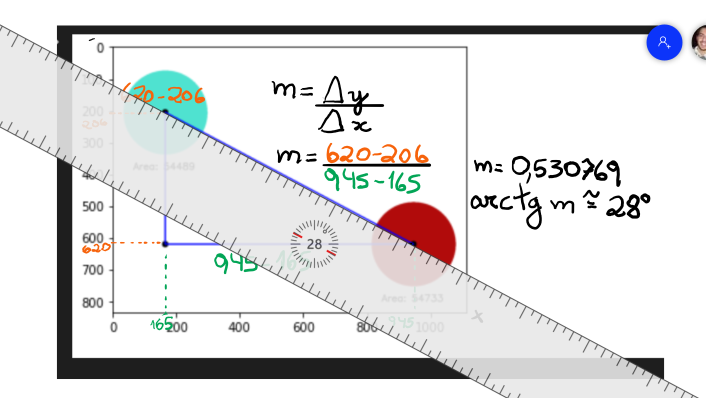
#> input picture arctgComRegua.png, 1411 x 796 px, given in place of the camera (shown at 1/2 size)
$ python mainWebcam.py
#> lines starting #> are read from the running program, lines starting #| are printed output that depends on the picture; after the words box and inside, x2 and y2 are one past the last pixel; in counts of white or black regions, pixels touching at a corner belong together
### functionsWebcam.py
#!/usr/bin/python
# -*- coding: utf-8 -*-

# Programa simples com camera webcam e opencv

import cv2
import os,sys, os.path
import numpy as np
from matplotlib import pyplot as plt
import math


def filtro_de_cor(img_bgr, low_hsv, high_hsv):
    img = cv2.cvtColor(img_bgr,cv2.COLOR_BGR2HSV)
    mask = cv2.inRange(img, low_hsv, high_hsv)
    return mask

def set_img (imgHSV):
    imgRGB = cv2.cvtColor(imgHSV, cv2.COLOR_GRAY2RGB)
    imgContornos = imgRGB.copy()
    # contornos, _ = cv2.findContours(imgHSV, cv2.RETR_TREE, cv2.CHAIN_APPROX_SIMPLE)
    return (imgContornos)


def desenha_cruz(img, cX,cY, size, color):
    cv2.line(img,(cX - size,cY),(cX + size,cY),color,5)
    cv2.line(img,(cX,cY - size),(cX, cY + size),color,5)

def escreve_texto(img, text, origem, color):
    font = cv2.FONT_HERSHEY_SIMPLEX
    origem = (0,50)
    cv2.putText(img, str(text), origem, font,1,color,2,cv2.LINE_AA)

def set_M (array_pos1, array_pos2):
    M = [cv2.moments(array_pos1),  cv2.moments(array_pos2)]
    return M

def centro_de_massa(imgContornos):
    imgCinza = cv2.cvtColor(imgContornos, cv2.COLOR_RGB2GRAY)
    new_contornos, _ = cv2.findContours(imgCinza, cv2.RETR_TREE, cv2.CHAIN_APPROX_SIMPLE)

    M = set_M(new_contornos[0], new_contornos[1])
    M1 = M[0]
    M2 = M[1]
    if M1["m00"] != 0 and M2["m00"] != 0:
        M1 = M[0]
        cx1 = int(M1['m10']/M1['m00'])
        cy1 = int(M1['m01']/M1['m00'])

        M2 = M[1]
        cx2 = int(M2['m10']/M2['m00'])
        cy2 = int(M2['m01']/M2['m00'])

    coord = (cx1, cy1, cx2, cy2)

    return coord

def restaurar_original(imgOriginal,imgContorno):
    cl_circulo = cv2.cvtColor(imgOriginal, cv2.COLOR_BGR2RGB)
    bl_circulo = cv2.bitwise_not(imgContorno)
    imgOriRest = cv2.bitwise_or(cl_circulo, bl_circulo)
    return imgOriRest


def validar(imgContornos, coord):
    imgCinza = cv2.cvtColor(imgContornos, cv2.COLOR_RGB2GRAY)
    new_contornos, _ = cv2.findContours(imgCinza, cv2.RETR_TREE, cv2.CHAIN_APPROX_SIMPLE)

    menor1 = None
    menor2 = None

    lista = []
    for i in new_contornos:
        area = int(cv2.contourArea(i))
        lista.append(area)
    listaOrdenada = sorted(lista)

    for c in new_contornos:
        area = int(cv2.contourArea(c))
        if listaOrdenada[0] == area:
            menor1 = c
        elif listaOrdenada[1] == area:
            menor2 = c


    M = set_M(new_contornos[0], new_contornos[1])
    M1 = M[0]
    M2 = M[1]

    if M1["m00"] != 0 and M2["m00"] != 0:
        cx1 = int(M1["m10"] / M1["m00"])
        cy1 = int(M1["m01"] / M1["m00"])
        cx2 = int(M2["m10"] / M2["m00"])
        cy2 = int(M2["m01"] / M2["m00"])

        cv2.drawContours(imgContornos, [menor1], -1,[255, 0, 0], thickness=cv2.FILLED)
        cv2.drawContours(imgContornos, [menor2], -1,[255, 0, 0], thickness=cv2.FILLED)

        desenha_cruz(imgContornos, cx1, cy1, 20, (0, 0, 255))
        desenha_cruz(imgContornos, cx2, cy2, 20, (0, 0, 255))

        texto1 = coord[0], coord[1]
        origem1 = (0, 50)

        texto2 = coord[0], coord[1]
        origem2 = (50, 250)

        escreve_texto(imgContornos, texto1, origem1, (0, 255, 0))
        escreve_texto(imgContornos, texto2, origem2, (0, 255, 0))
    else:
        coord[0], coord[1], coord[2], coord[3] = 0, 0
        texto = 'nao tem nada'
        origem = (0, 50)
        escreve_texto(imgContornos, texto, origem, (0, 0, 255))
    return imgContornos

def image_da_webcam(imgOriginal):

    imgContornos = set_img(filtro_de_cor(
        imgOriginal, np.array([0, 140, 63]), np.array([97, 255, 255])))

    coord = centro_de_massa(imgContornos)

    imgNova = restaurar_original(imgOriginal, coord)

    img = validar(imgNova, coord)

    return img

### mainWebcam.py
import cv2
import os
import sys
import os.path
import numpy as np
from matplotlib import pyplot as plt
import math
from functionsWebcam import *

imgOriginal = cv2.imread("circulo.png")


#---------------------------------------------------------------------

cv2.namedWindow("preview")
# define a entrada de video para webcam
vc = cv2.VideoCapture(0)

#vc = cv2.VideoCapture("video.mp4") # para ler um video mp4

#configura o tamanho da janela
vc.set(cv2.CAP_PROP_FRAME_WIDTH, 640)
vc.set(cv2.CAP_PROP_FRAME_HEIGHT, 480)

if vc.isOpened(): # try to get the first frame
    rval, frame = vc.read()
#> frame is the input picture: shape (796, 1411, 3); mean B, G, R 224.4, 224, 224.4
else:
    rval = False

while rval:
    img = image_da_webcam(frame) # passa o frame para a função imagem_da_webcam e recebe em img imagem tratada
#> in filtro_de_cor, `img = cv2.cvtColor(img_bgr,cv2.COLOR_BGR2HSV)`: img: shape (796, 1411, 3); mean H, S, V 3.9, 7.6, 227.7
#> in filtro_de_cor, `mask = cv2.inRange(img, low_hsv, high_hsv)`:
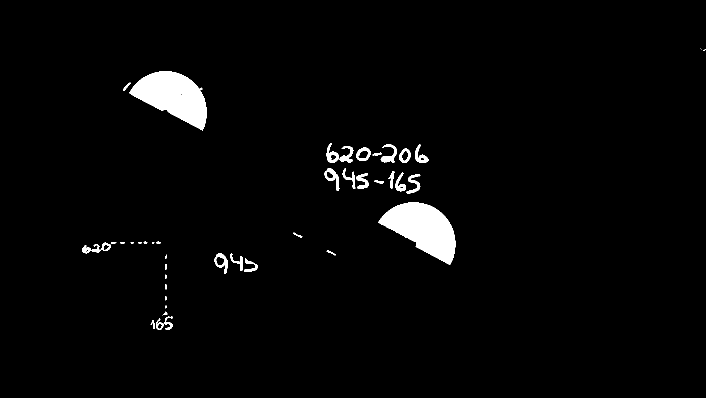
#> mask: shape (796, 1411) (shown at 1/2 size); 2.5% white; 45 white regions (7 under 20 px), largest, box (x1, y1, x2, y2) and area: (756, 405, 911, 530) 10763, (259, 143, 414, 261) 10122, (649, 336, 679, 382) 495
#> in set_img, `imgRGB = cv2.cvtColor(imgHSV, cv2.COLOR_GRAY2RGB)`: imgRGB: shape (796, 1411, 3); 2.5% white; 45 white regions (7 under 20 px)
#> in centro_de_massa, `new_contornos, _ = cv2.findContours(imgCinza, cv2.RETR_TREE, cv2.CHAIN..`: new_contornos = 260 contours, 221 with area under 20; largest, box (x1, y1, x2, y2) and area: (756, 405, 911, 530) 10569, (259, 143, 414, 261) 10268, (429, 507, 456, 548) 580, (649, 336, 679, 382) 558, (713, 295, 741, 321) 546
#> in centro_de_massa, `M = set_M(new_contornos[0], new_contornos[1])`: M = 2 items
#> in centro_de_massa, `M1 = M[0]`: M1 = moments, m00 23.5, centre m10/m00, m01/m00 = (306.4, 647.8)
#> in centro_de_massa, `M2 = M[1]`: M2 = moments, m00 170.5, centre m10/m00, m01/m00 = (318.7, 650.6)
#> in centro_de_massa, `cx1 = int(M1['m10']/M1['m00'])`: cx1 = 306
#> in centro_de_massa, `cy1 = int(M1['m01']/M1['m00'])`: cy1 = 647
#> in centro_de_massa, `cx2 = int(M2['m10']/M2['m00'])`: cx2 = 318
#> in centro_de_massa, `cy2 = int(M2['m01']/M2['m00'])`: cy2 = 650
#> in centro_de_massa, `coord = (cx1, cy1, cx2, cy2)`: coord = (306, 647, 318, 650)
#> in restaurar_original, `bl_circulo = cv2.bitwise_not(imgContorno)`: bl_circulo = [-0.0141, -0.00678, -0.0137, -0.00676]
#> in validar, `imgCinza = cv2.cvtColor(imgContornos, cv2.COLOR_RGB2GRAY)`:
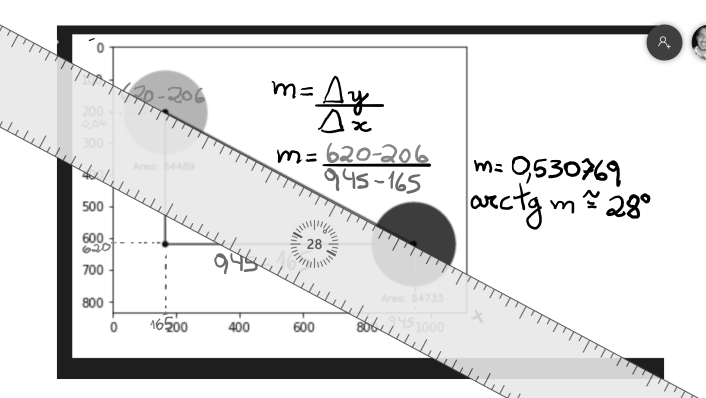
#> imgCinza: shape (796, 1411) (shown at 1/2 size); min 0, max 255, mean 224.2
#> in validar, `new_contornos, _ = cv2.findContours(imgCinza, cv2.RETR_TREE, cv2.CHAIN..`: new_contornos = 48 contours, 2 with area under 20; largest, box (x1, y1, x2, y2) and area: (0, 0, 1411, 796) 1120950, (630, 181, 769, 232) 1412, (1052, 393, 1084, 460) 1355, (645, 326, 863, 334) 1256, (1023, 311, 1061, 350) 1112
#> the loop in validar, `for i in new_contornos:` made 48 passes
#> area on passes 3, 4, 5, 6, 7, 8, 9, 11, 12, 13, 14, 15: 88, 80, 416, 1355, 448, 85, 675, 272, 913, 130, 1003, 94
#> (i, area) on pass 1: ([[0, 0], [0, 795], [1410, 795], [1410, 0]], 1120950)
#> after the loop in validar, `for i in new_contornos:`: lista = 48 values, max 1120950 at index 0, min 10 at index 1, mean 23741.2
#> in validar, `listaOrdenada = sorted(lista)`: listaOrdenada = 48 values from 10 to 1120950
#> the loop in validar, `for c in new_contornos:` made 48 passes
#> in validar, `M = set_M(new_contornos[0], new_contornos[1])`: M = 2 items
#> in validar, `M1 = M[0]`: M1 = moments, m00 1120950, centre m10/m00, m01/m00 = (705, 397.5)
#> in validar, `M2 = M[1]`: M2 = moments, m00 10.5, centre m10/m00, m01/m00 = (821.8, 486.3)
#> in validar, `cx1 = int(M1["m10"] / M1["m00"])`: cx1 = 705
#> in validar, `cy1 = int(M1["m01"] / M1["m00"])`: cy1 = 397
#> in validar, `cx2 = int(M2["m10"] / M2["m00"])`: cx2 = 821
#> in validar, `cy2 = int(M2["m01"] / M2["m00"])`: cy2 = 486
#> in validar, `cv2.drawContours(imgContornos, [menor1], -1,[255, 0, 0], thickness=cv2..`: imgContornos: shape (796, 1411, 3); mean R, G, B 224.4, 224, 224.4
#> in validar, `cv2.drawContours(imgContornos, [menor2], -1,[255, 0, 0], thickness=cv2..`: imgContornos: shape (796, 1411, 3); mean R, G, B 224.4, 224, 224.4
#> in desenha_cruz, `cv2.line(img,(cX,cY - size),(cX, cY + size),color,5)`: img: shape (796, 1411, 3); mean R, G, B 224.3, 223.9, 224.4
#> in desenha_cruz (call 2), `cv2.line(img,(cX - size,cY),(cX + size,cY),color,5)`: img: shape (796, 1411, 3); mean R, G, B 224.3, 223.9, 224.4
#> in validar, `texto1 = coord[0], coord[1]`: texto1 = (306, 647)
#> call 2 of escreve_texto, with text = (306, 647), origem = (50, 250), color = (0, 255, 0)
#> in escreve_texto (call 2), `cv2.putText(img, str(text), origem, font,1,color,2,cv2.LINE_AA)`:
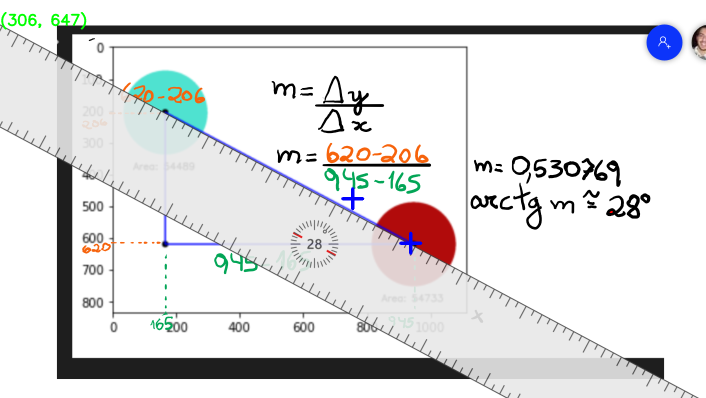
#> img: shape (796, 1411, 3) (shown at 1/2 size); mean R, G, B 223.9, 223.9, 224.1
    cv2.imshow("preview", img)
    cv2.imshow("original", frame)
    rval, frame = vc.read()
    key = cv2.waitKey(20)
#> (key Esc is pressed here)
    if key == 27: # exit on ESC
        break

cv2.destroyWindow("preview")
vc.release()

$ run again, on arctgSemRegua.png
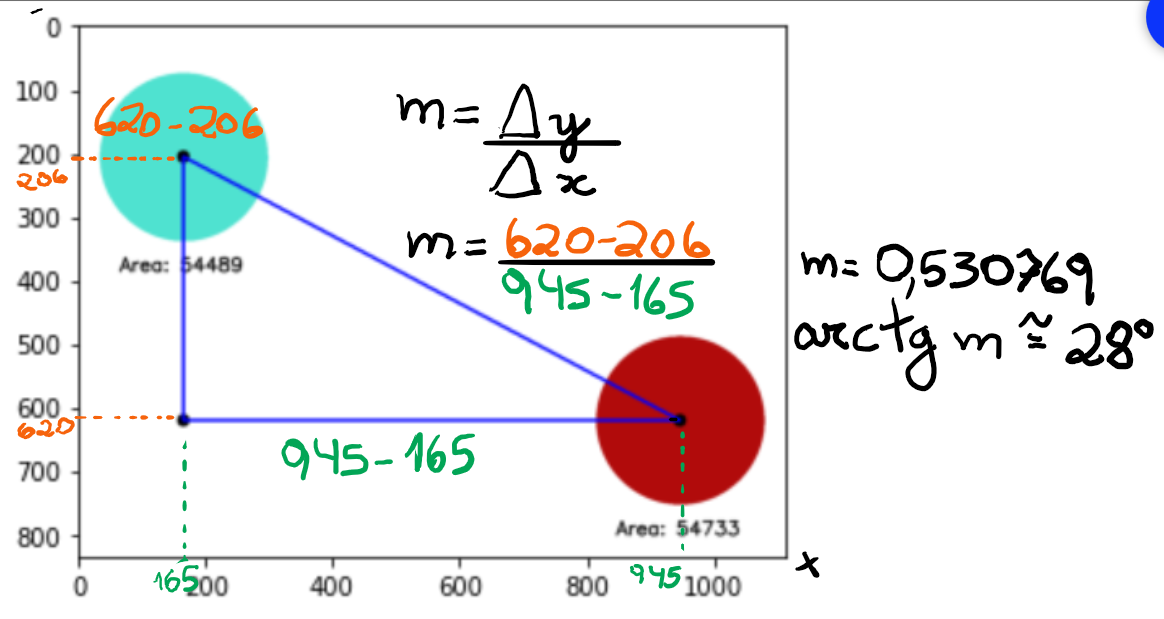
#> input picture arctgSemRegua.png, 1164 x 619 px, given in place of the camera
#> frame is the input picture: shape (619, 1164, 3); mean B, G, R 233.7, 233.9, 234.7
#> in filtro_de_cor, `mask = cv2.inRange(img, low_hsv, high_hsv)`:
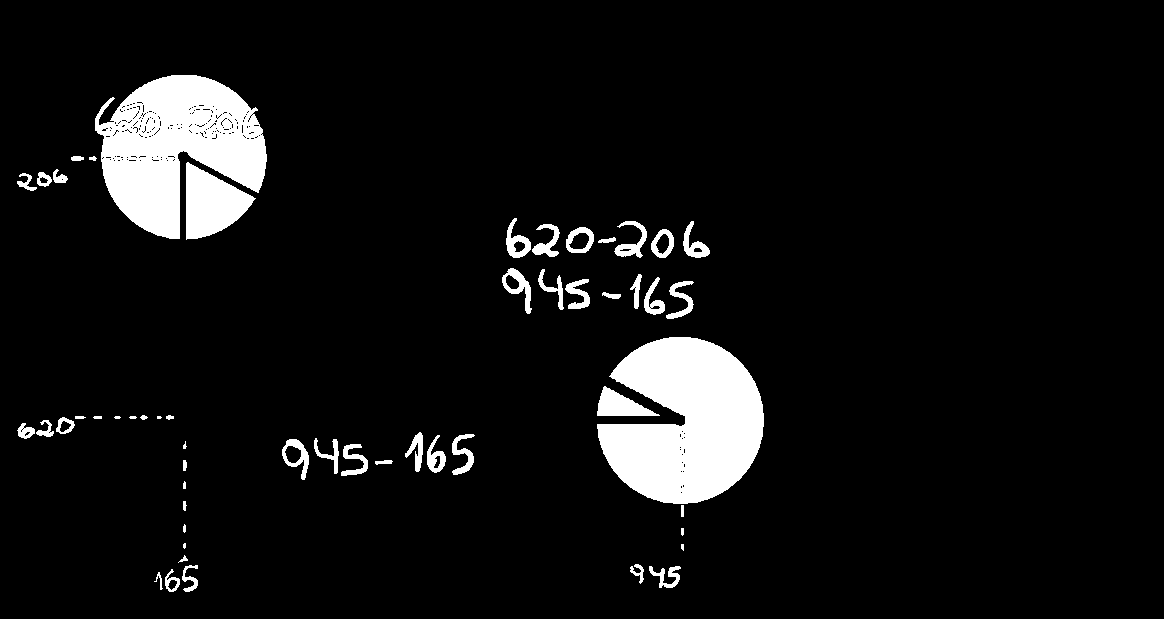
#> mask: shape (619, 1164); 6.9% white; 55 white regions (5 under 20 px), largest, box (x1, y1, x2, y2) and area: (597, 337, 764, 504) 19481, (95, 75, 267, 239) 16896, (186, 162, 256, 240) 3299
#> imgRGB: shape (619, 1164, 3); 6.9% white; 55 white regions (5 under 20 px)
#> in centro_de_massa, `new_contornos, _ = cv2.findContours(imgCinza, cv2.RETR_TREE, cv2.CHAIN..`: new_contornos = 346 contours, 295 with area under 20; largest, box (x1, y1, x2, y2) and area: (597, 337, 764, 504) 19207, (95, 75, 267, 239) 17034, (186, 162, 256, 240) 3190, (597, 386, 660, 416) 926, (282, 439, 309, 480) 580
#> in centro_de_massa, `M = set_M(new_contornos[0], new_contornos[1])`: M = 2 items
#> in centro_de_massa, `M1 = M[0]`: M1 = moments, m00 23.5, centre m10/m00, m01/m00 = (159.4, 579.8)
#> in centro_de_massa, `M2 = M[1]`: M2 = moments, m00 170.5, centre m10/m00, m01/m00 = (171.7, 582.6)
#> in centro_de_massa, `cx1 = int(M1['m10']/M1['m00'])`: cx1 = 159
#> in centro_de_massa, `cy1 = int(M1['m01']/M1['m00'])`: cy1 = 579
#> in centro_de_massa, `cx2 = int(M2['m10']/M2['m00'])`: cx2 = 171
#> in centro_de_massa, `cy2 = int(M2['m01']/M2['m00'])`: cy2 = 582
#> in centro_de_massa, `coord = (cx1, cy1, cx2, cy2)`: coord = (159, 579, 171, 582)
#> bl_circulo = [-0.0275, -0.0073, -0.026, -0.00728]
#> in validar, `new_contornos, _ = cv2.findContours(imgCinza, cv2.RETR_TREE, cv2.CHAIN..`: new_contornos = 49 contours, 1 with area under 20; largest, box (x1, y1, x2, y2) and area: (0, 0, 1164, 619) 718734, (483, 113, 622, 164) 1412, (905, 325, 937, 392) 1355, (498, 258, 716, 266) 1256, (876, 243, 914, 282) 1112
#> the loop in validar, `for i in new_contornos:` made 49 passes
#> area on passes 2 to 9: 231, 31, 88, 80, 416, 1355, 448, 85
#> after the loop in validar, `for i in new_contornos:`: lista = 49 values, max 718734 at index 0, min 12 at index 10, mean 15053.4
#> listaOrdenada = 49 values from 12 to 718734
#> the loop in validar, `for c in new_contornos:` made 49 passes
#> in validar, `M = set_M(new_contornos[0], new_contornos[1])`: M = 2 items
#> in validar, `M1 = M[0]`: M1 = moments, m00 718734, centre m10/m00, m01/m00 = (581.5, 309)
#> in validar, `M2 = M[1]`: M2 = moments, m00 231, centre m10/m00, m01/m00 = (808.7, 564.9)
#> in validar, `cx1 = int(M1["m10"] / M1["m00"])`: cx1 = 581
#> in validar, `cy1 = int(M1["m01"] / M1["m00"])`: cy1 = 309
#> in validar, `cx2 = int(M2["m10"] / M2["m00"])`: cx2 = 808
#> in validar, `cy2 = int(M2["m01"] / M2["m00"])`: cy2 = 564
#> texto1 = (159, 579)
#> in escreve_texto (call 2), `cv2.putText(img, str(text), origem, font,1,color,2,cv2.LINE_AA)`:
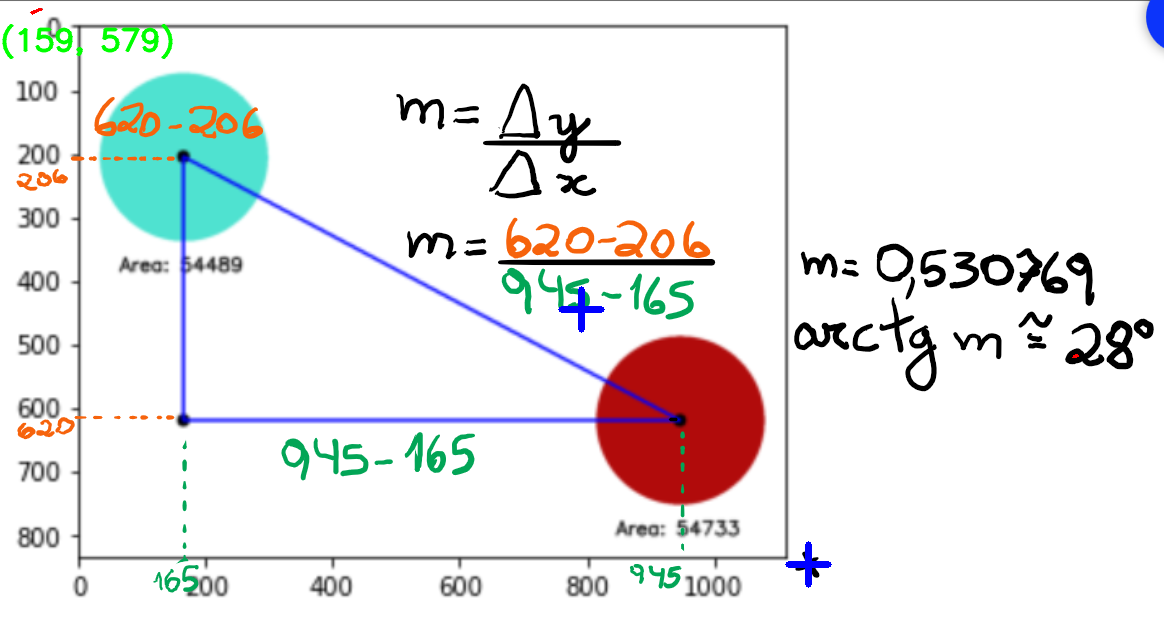
#> img: shape (619, 1164, 3); mean R, G, B 233.9, 233.6, 233.3
